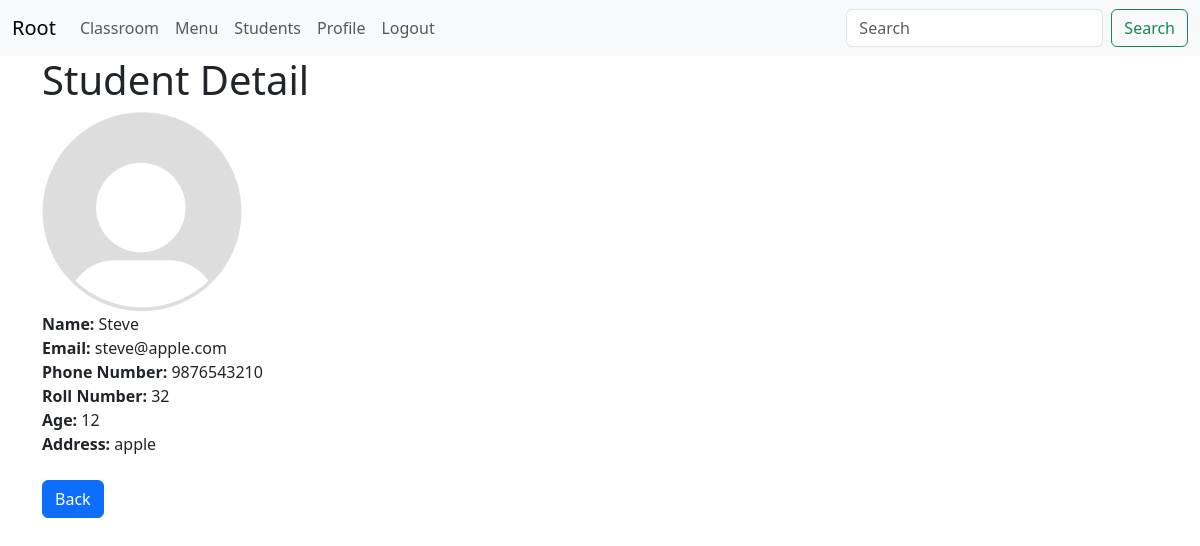
Screenshot of /crud/detail-profile/5/ (signed in) with the database file from the repository.
### crud/models.py (models this page shows)
class StudentProfile(models.Model):
    student = models.OneToOneField(Student, on_delete=models.CASCADE)
    phone = models.CharField(max_length=14)
    roll_no = models.IntegerField()
    profile_picture = models.FileField(null=True, blank=True, upload_to='profile_pictures')

class Student(models.Model):
    name = models.CharField(max_length=20)
    email = models.EmailField(max_length=40)
    age = models.IntegerField()
    address = models.CharField(max_length=20)
    classroom = models.ForeignKey(ClassRoom, on_delete=models.CASCADE)

### crud/views.py (the view)
# urls.py: path('detail-profile/<int:id>/', detail_profile, name='detail_profile'),
@login_required
def detail_profile(request, id):
    profile = StudentProfile.objects.get(id=id)
    return render(request, template_name="crud/detail_profile.html", context={"profile": profile})

### crud/templates/crud/detail_profile.html
{% extends 'core/base.html' %}
{% load static %}
{% block content %}
<h1>Student Detail</h1>
{% if profile.profile_picture %}
    <img src="{{ profile.profile_picture.url }}" alt="pp" style="height:200px; width:200px"><br>
{% else %}
    <img src="{% static 'crud/img/default_picture.png' %}" alt="pp" style="height:200px; width:200px"><br>
{% endif %}
<b>Name: </b>{{ profile.student.name }}<br>
<b>Email: </b>{{ profile.student.email }}<br>
<b>Phone Number: </b>{{ profile.phone }}<br>
<b>Roll Number: </b>{{ profile.roll_no }}<br>
<b>Age: </b>{{ profile.student.age }}<br>
<b>Address: </b>{{ profile.student.address }}<br>
<br>
    <a href="{% url 'student_profile' %}" class="btn btn-primary">Back</a>
{% endblock %}

### rows the page displays
StudentProfile: student.name "Steve", student.email "steve@apple.com", phone "9876543210", roll_no "32", student.age "12", student.address "apple"
